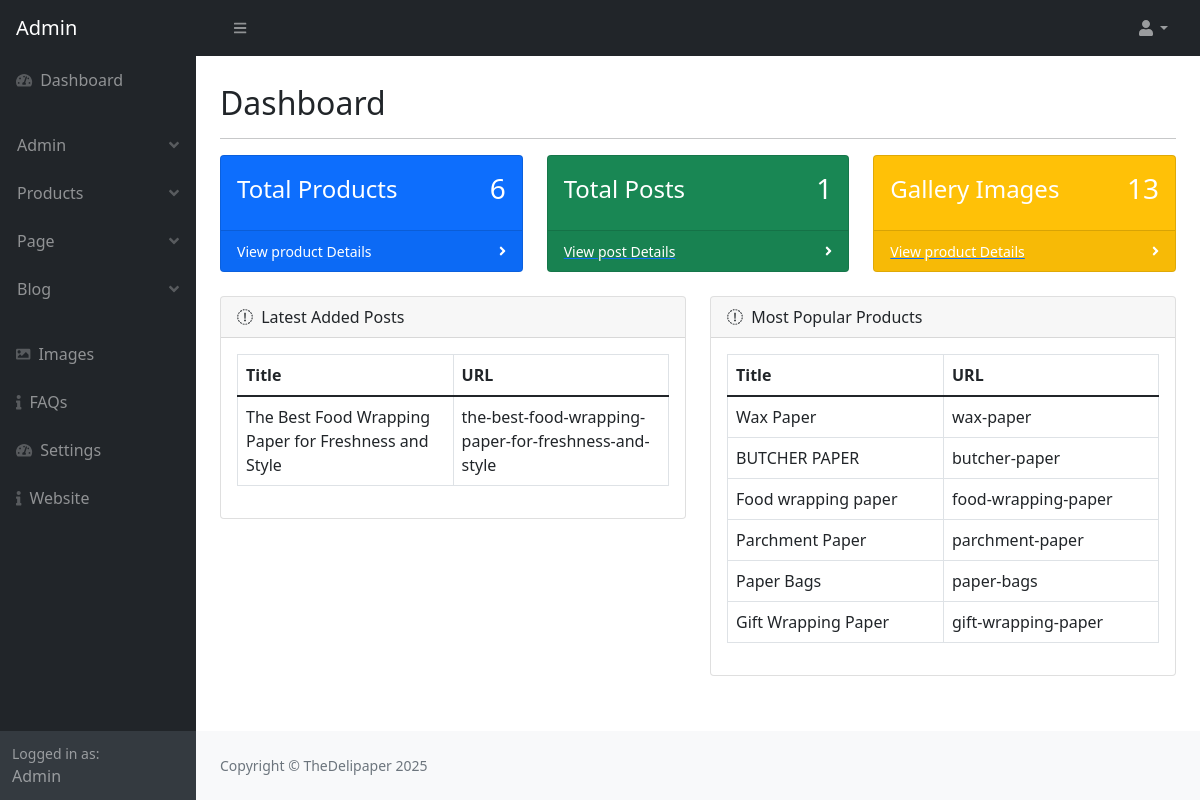
Before: /admin/index.php (signed in) with the older database file.
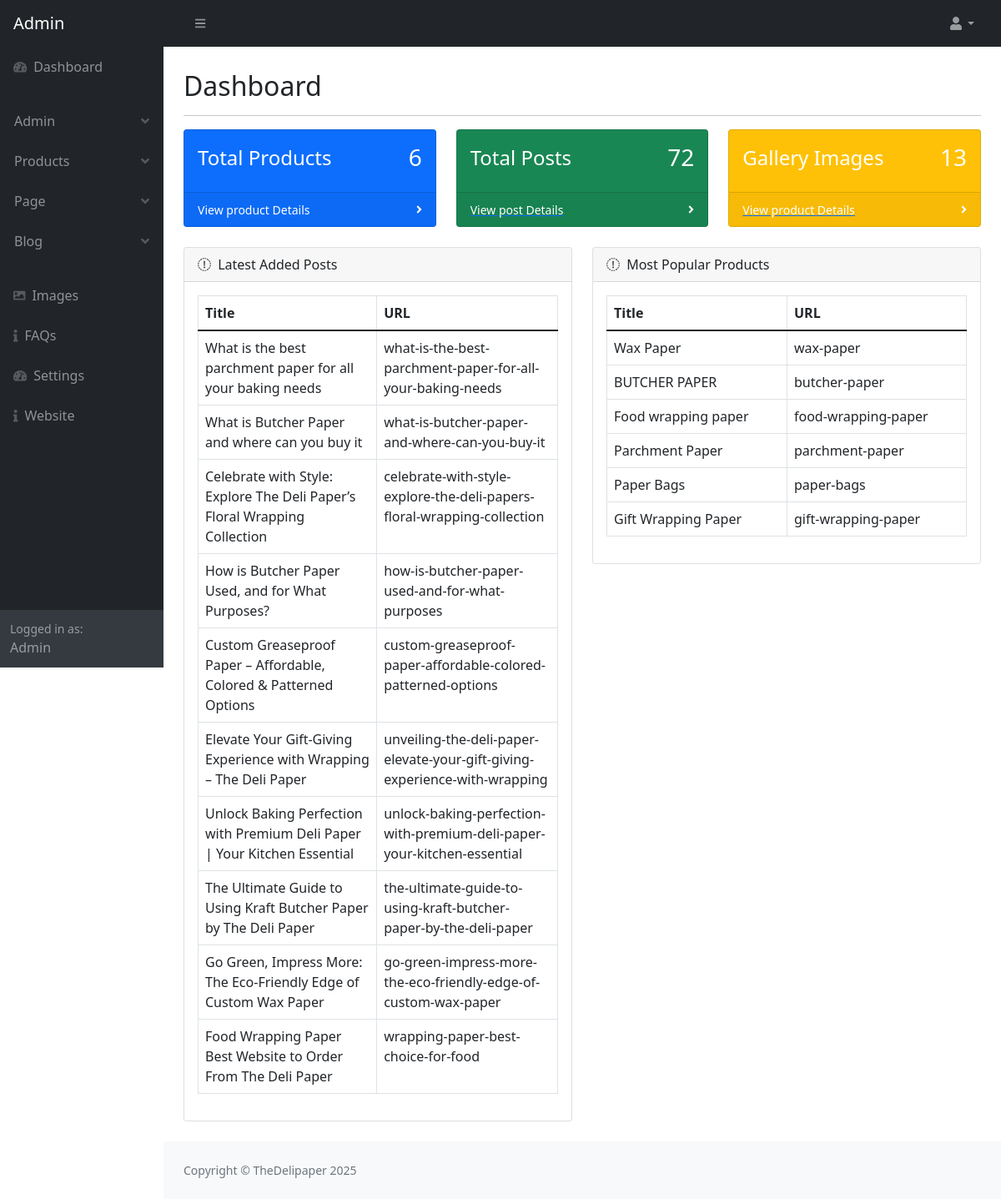
After: the same page with the newer database file.
### tables this page shows
CREATE TABLE `post` (
  `post_id` int(11) NOT NULL AUTO_INCREMENT,
  `category_id` int(11) NOT NULL,
  `post_title` varchar(500) NOT NULL,
  `post_url` varchar(500) NOT NULL,
  `post_content` text NOT NULL,
  `post_thumbnail` varchar(500) NOT NULL,
  `post_views` int(11) NOT NULL,
  `post_date` varchar(255) NOT NULL,
  `post_status` varchar(255) NOT NULL,
  `post_index` varchar(255) NOT NULL,
  `post_tag` varchar(255) NOT NULL,
  `admin_id` int(11) NOT NULL,
  PRIMARY KEY (`post_id`)
);

CREATE TABLE `product` (
  `product_id` int(11) NOT NULL AUTO_INCREMENT,
  `product_name` varchar(255) NOT NULL,
  `product_url` varchar(255) DEFAULT NULL,
  `product_short_description` text NOT NULL,
  `product_content` text DEFAULT NULL,
  `product_thumbnail` varchar(255) DEFAULT NULL,
  `product_image1` varchar(500) NOT NULL,
  `product_image2` varchar(500) NOT NULL,
  `product_meta_title` varchar(255) DEFAULT NULL,
  `product_meta_description` text DEFAULT NULL,
  `product_meta_keywords` text DEFAULT NULL,
  `product_status` enum('active','inactive') DEFAULT 'active',
  `created_at` timestamp NOT NULL DEFAULT current_timestamp(),
  `updated_at` timestamp NOT NULL DEFAULT current_timestamp() ON UPDATE current_timestamp(),
  `product_index` varchar(255) NOT NULL,
  PRIMARY KEY (`product_id`)
);

CREATE TABLE `setting` (
  `setting_id` int(11) NOT NULL AUTO_INCREMENT,
  `website_title` varchar(500) NOT NULL,
  `website_url` varchar(500) NOT NULL,
  `website_logo` varchar(500) NOT NULL,
  `website_favicon` varchar(500) NOT NULL,
  `website_head_code` text NOT NULL,
  `ad_code_one` text NOT NULL,
  `ad_code_two` text NOT NULL,
  `ad_code_three` text NOT NULL,
  `footer_text` text NOT NULL,
  `facebook` varchar(255) NOT NULL,
  `twitter` varchar(255) NOT NULL,
  `instagram` varchar(25) NOT NULL,
  `pinterest` varchar(255) NOT NULL,
  PRIMARY KEY (`setting_id`)
);

### admin/index.php (the view, shortened to what this page needs)
<?php require_once('parts/top.php'); ?>
</head>
<body class="sb-nav-fixed">
    <?php require_once('parts/navbar.php'); ?>
    <div id="layoutSidenav">
        <?php require_once('parts/sidebar.php'); ?>
        <div id="layoutSidenav_content">
            <main>
                <div class="container-fluid px-4">
                    <br>
                    <h2 class="mt-1">Dashboard</h2>
                    <hr>
                    <div class="row">
                        <?php
                        require_once('parts/db.php');
                        $select_product = "SELECT * FROM product ";
                        $run_product = mysqli_query($conn, $select_product);
                        $total_product = mysqli_num_rows($run_product);
                        $select_post = "SELECT * FROM post ";
                        $run_post = mysqli_query($conn, $select_post);
                        $total_post = mysqli_num_rows($run_post);
                        $select_image = "SELECT * FROM image ";
                        $run_image = mysqli_query($conn, $select_image);
                        $total_image = mysqli_num_rows($run_image);
                        ?>
                        <div class="col-xl-4 col-md-6">
                            <div class="card bg-primary text-white mb-4">
                                <div class="card-body d-flex justify-content-between align-items-center">
                                    <h4>Total Products</h4>
                                    <h3><?php echo $total_product; ?></h3>
                                </div>
                                <div class="card-footer d-flex align-items-center justify-content-between">
                                    <a href="product_view.php"><small class="small text-white stretched-link">View
                                            product Details</small></a>
                                    <div class="small text-white">
                                        <i class="fas fa-angle-right"></i>
                                    </div>
                                </div>
                            </div>
                        </div>
                        <div class="col-xl-4 col-md-6">
                            <div class="card bg-success text-white mb-4">
                                <div class="card-body d-flex justify-content-between align-items-center">
                                    <h4>Total Posts</h4>
                                    <h3><?php echo $total_post; ?></h3>
                                </div>
                                <div class="card-footer d-flex align-items-center justify-content-between">
                                    <a href="post_view.php"><small class="small text-white stretched-link">View
                                            post Details</small></a>
                                    <div class="small text-white">
                                        <i class="fas fa-angle-right"></i>
                                    </div>
                                </div>
                            </div>
                        </div>
                        <div class="col-xl-4 col-md-6">
                            <div class="card bg-warning text-white mb-4">
                                <div class="card-body d-flex justify-content-between align-items-center">
                                    <h4>Gallery Images</h4>
                                    <h3><?php echo $total_image; ?></h3>
                                </div>
                                <div class="card-footer d-flex align-items-center justify-content-between">
                                    <a href="image_add.php"><small class="small text-white stretched-link">View
                                            product Details</small></a>
                                    <div class="small text-white">
                                        <i class="fas fa-angle-right"></i>
                                    </div>
                                </div>
                            </div>
                        </div>
                    </div>
                    <div class="row">
                        <div class="col-xl-6">
                            <div class="card mb-4">
                                <div class="card-header">
                                    <i class="fas fa-product me-1"></i>
                                    Latest Added Posts
                                </div>
                                <div class="card-body">
                                    <table class="table table-hover table-bordered">
                                        <thead>
                                            <tr>
                                                <th>Title</th>
                                                <th>URL</th>
                                            </tr>
                                        </thead>
                                        <tbody>
                                            <?php
                                            require_once('parts/db.php');
                                            $select = "SELECT * FROM post ORDER BY post_id DESC LIMIT 10";
                                            $run = mysqli_query($conn, $select);
                                            while ($row = mysqli_fetch_array($run)) {
                                                $post_title = $row['post_title'];
                                                $post_url = $row['post_url'];
                                            ?>
                                            <tr>
                                                <td><?php echo $post_title; ?></td>
                                                <td><?php echo $post_url; ?></td>
                                            </tr>
                                            <?php    } ?>
                                        </tbody>
                                    </table>
                                </div>
                            </div>
                        </div>
                        <div class="col-xl-6">
                            <div class="card mb-4">
                                <div class="card-header">
                                    <i class="fas fa-product me-1"></i>
                                    Most Popular Products
                                </div>
                                <div class="card-body">
                                    <table class="table table-hover table-bordered">
                                        <thead>
                                            <tr>
                                                <th>Title</th>
                                                <th>URL</th>
                                            </tr>
                                        </thead>
                                        <tbody>
                                            <?php
                                            require_once('parts/db.php');
                                            $select = "SELECT * FROM product ";
                                            $run = mysqli_query($conn, $select);
                                            while ($row = mysqli_fetch_array($run)) {
                                                $product_name = $row['product_name'];
                                                $product_url = $row['product_url'];
                                            ?>
                                            <tr>
                                                <td><?php echo $product_name; ?></td>
                                                <td><?php echo $product_url; ?></td>
                                            </tr>
                                            <?php    } ?>
                                        </tbody>
                                    </table>
                                </div>
                            </div>
                        </div>
                    </div>
                </div>
            </main>
            <?php require_once('parts/footer.php'); ?>
        </div>
    </div>
</body>
</html>

### admin/parts/top.php (shortened to what this page needs)
<?php
require_once('parts/db.php');
	if(!isset($_SESSION['admin_email'])){
		echo "<script>window.open('login.php','_self');</script>";
	}else{
		$admin_email = $_SESSION['admin_email'];
		  $select_admin = "SELECT * FROM admin WHERE admin_email='$admin_email' ";
                    $run_admin = mysqli_query($conn,$select_admin);
                    $row_admin = mysqli_fetch_array($run_admin);
						$admin_name = $row_admin['admin_name'];
						$admin_role = $row_admin['admin_role'];
	}
				$select_setting = "SELECT * FROM setting ";
				$run_setting = mysqli_query($conn,$select_setting);
				$row_setting = mysqli_fetch_array($run_setting);
					$website_title = $row_setting['website_title'];
?>
<!DOCTYPE html>
<html lang="en">
<head>
    <link href="https://cdn.jsdelivr.net/npm/simple-datatables@latest/dist/style.css" rel="stylesheet" />
    <link href="css/styles.css" rel="stylesheet" />

### admin/parts/navbar.php (shortened to what this page needs)
<nav class="sb-topnav navbar navbar-expand navbar-dark bg-dark">
    <a class="navbar-brand ps-3" href="index.php">Admin</a>
    <button class="btn btn-link btn-sm order-1 order-lg-0 me-4 me-lg-0" id="sidebarToggle" href="#!"><i
            class="fas fa-bars"></i></button>
    <ul class="navbar-nav ms-auto ms-md-0 me-3 me-lg-4">
        <li class="nav-item dropdown">
            <a class="nav-link dropdown-toggle" id="navbarDropdown" href="#" role="button" data-bs-toggle="dropdown"
                aria-expanded="false"><i class="fas fa-user fa-fw"></i></a>
        </li>
    </ul>
</nav>

### admin/parts/sidebar.php (shortened to what this page needs)
<div id="layoutSidenav_nav">
    <nav class="sb-sidenav accordion sb-sidenav-dark" id="sidenavAccordion">
        <div class="sb-sidenav-menu">
            <div class="nav">
                <?php
                       if ($admin_role == "admin") {
                       ?>
                <a class="nav-link" href="index.php">
                    <div class="sb-nav-link-icon"><i class="fas fa-tachometer-alt"></i></div>
                    Dashboard
                </a>
                <?php }?>
                <ul class="navbar-nav p-3 btn ">
                    <?php
                       if ($admin_role == "admin") {
                       ?>
                    <li class="nav-item  dropdown">
                        <a class="nav-link <?php if ($page == "admin") {
                                                   echo "active";
                                               } ?> dropdown " id="navbarDropdown" href="#" role="button"
                            data-bs-toggle="dropdown" aria-expanded="false">Admin<div
                                class="sb-sidenav-collapse-arrow"><i class="fas fa-angle-down"></i></div></a>
                    </li>
                    <li class="nav-item dropdown">
                        <a class="nav-link <?php if ($page == "product") {
                                                   echo "active";
                                               } ?> dropdown " id="navbarDropdown" href="#" role="button"
                            data-bs-toggle="dropdown" aria-expanded="false">Products<div
                                class="sb-sidenav-collapse-arrow"><i class="fas fa-angle-down"></i></div></a>
                    </li>
                    <li class="nav-item dropdown">
                        <a class="nav-link <?php if ($page == "page") {
                                                   echo "active";
                                               } ?> dropdown " id="navbarDropdown" href="#" role="button"
                            data-bs-toggle="dropdown" aria-expanded="false">Page<div
                                class="sb-sidenav-collapse-arrow"><i class="fas fa-angle-down"></i></div></a>
                    </li>
                    <?php } ?>
                    <li class="nav-item dropdown">
                        <a class="nav-link <?php if ($page == "post") {
                                               echo "active";
                                           } ?> dropdown" id="navbarDropdown" href="#" role="button"
                            data-bs-toggle="dropdown" aria-expanded="false">Blog<div
                                class="sb-sidenav-collapse-arrow"><i class="fas fa-angle-down"></i></div></a>
                    </li>
                </ul>
                <a class="nav-link <?php if ($page == "image") {
                                       echo "active";
                                   } ?>" href="image_add.php">
                    <div class="sb-nav-link-icon"><i class="fas fa-image"></i></div>
                    Images
                </a>
                <?php
                   if ($admin_role == "admin") {
                   ?>
                <a class="nav-link <?php if ($page == "faq") {
                                           echo "active";
                                       } ?>" href="faq.php">
                    <div class="sb-nav-link-icon"><i class="fas fa-info"></i></div>
                    FAQs
                </a>
                <a class="nav-link <?php if ($page == "setting") {
                                           echo "active";
                                       } ?>" href="setting.php">
                    <div class="sb-nav-link-icon"><i class="fas fa-tachometer-alt"></i></div>
                    Settings
                </a>
                <a class="nav-link" href="../index.php">
                    <div class="sb-nav-link-icon"><i class="fas fa-info"></i></div>
                    Website
                </a>
                <?php } ?>
            </div>
        </div>
        <div class="sb-sidenav-footer">
            <div class="small">Logged in as:</div>
            <?php echo ucfirst($admin_name); ?>
        </div>
    </nav>
</div>

### admin/parts/footer.php
<footer class="py-4 bg-light mt-auto">
    <div class="container-fluid px-4">
        <div class="d-flex align-items-center justify-content-between small">
            <div class="text-muted">Copyright &copy; <?php echo $website_title; ?> <?php echo  date("Y"); ?></div>
        </div>
    </div>
</footer>

Changed rows visible on the page:
no longer on this page (row edited): post: post_title "The Best Food Wrapping Paper for Freshness and Style", post_url "the-best-food-wrapping-paper-for-freshness-and-style"
added post: post_title "What is the best parchment paper for all your baking needs", post_url "what-is-the-best-parchment-paper-for-all-your-baking-needs"
added post: post_title "What is Butcher Paper and where can you buy it", post_url "what-is-butcher-paper-and-where-can-you-buy-it"
added post: post_title "Celebrate with Style: Explore The Deli Paper’s Floral Wrapping Collection", post_url "celebrate-with-style-explore-the-deli-papers-floral-wrapping-collection"
added post: post_title "How is Butcher Paper Used, and for What Purposes?", post_url "how-is-butcher-paper-used-and-for-what-purposes"
added post: post_title "Custom Greaseproof Paper – Affordable, Colored & Patterned Options", post_url "custom-greaseproof-paper-affordable-colored-patterned-options"
added post: post_title "Elevate Your Gift-Giving Experience with Wrapping – The Deli Paper", post_url "unveiling-the-deli-paper-elevate-your-gift-giving-experience-with-wrapping"
added post: post_title "Unlock Baking Perfection with Premium Deli Paper | Your Kitchen Essential", post_url "unlock-baking-perfection-with-premium-deli-paper-your-kitchen-essential"
added post: post_title "The Ultimate Guide to Using Kraft Butcher Paper by The Deli Paper", post_url "the-ultimate-guide-to-using-kraft-butcher-paper-by-the-deli-paper"
added post: post_title "Go Green, Impress More: The Eco-Friendly Edge of Custom Wax Paper", post_url "go-green-impress-more-the-eco-friendly-edge-of-custom-wax-paper"
added post: post_title "Food Wrapping Paper Best Website to Order From The Deli Paper", post_url "wrapping-paper-best-choice-for-food"
Other visible differences:
$total_post: "1" → "72"
